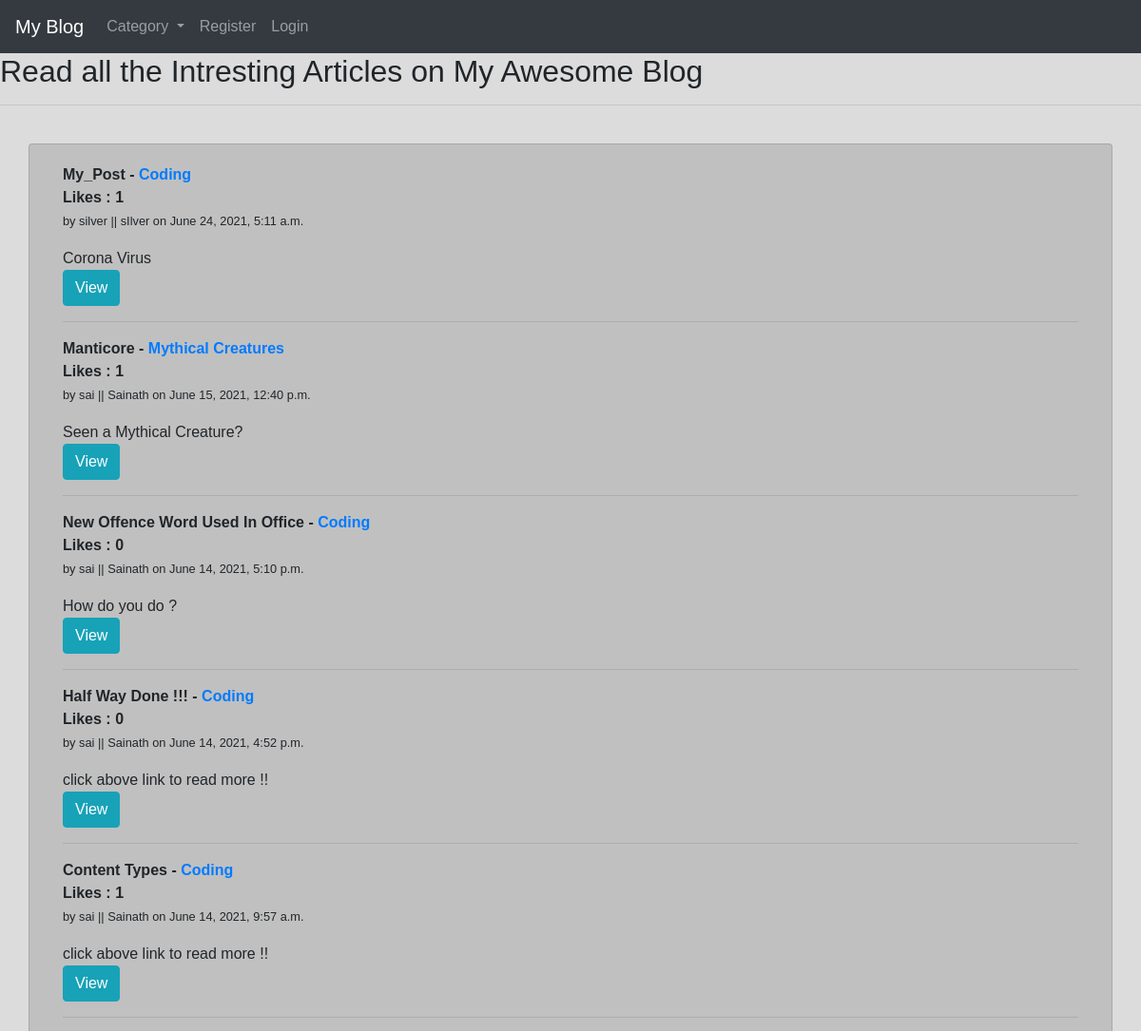
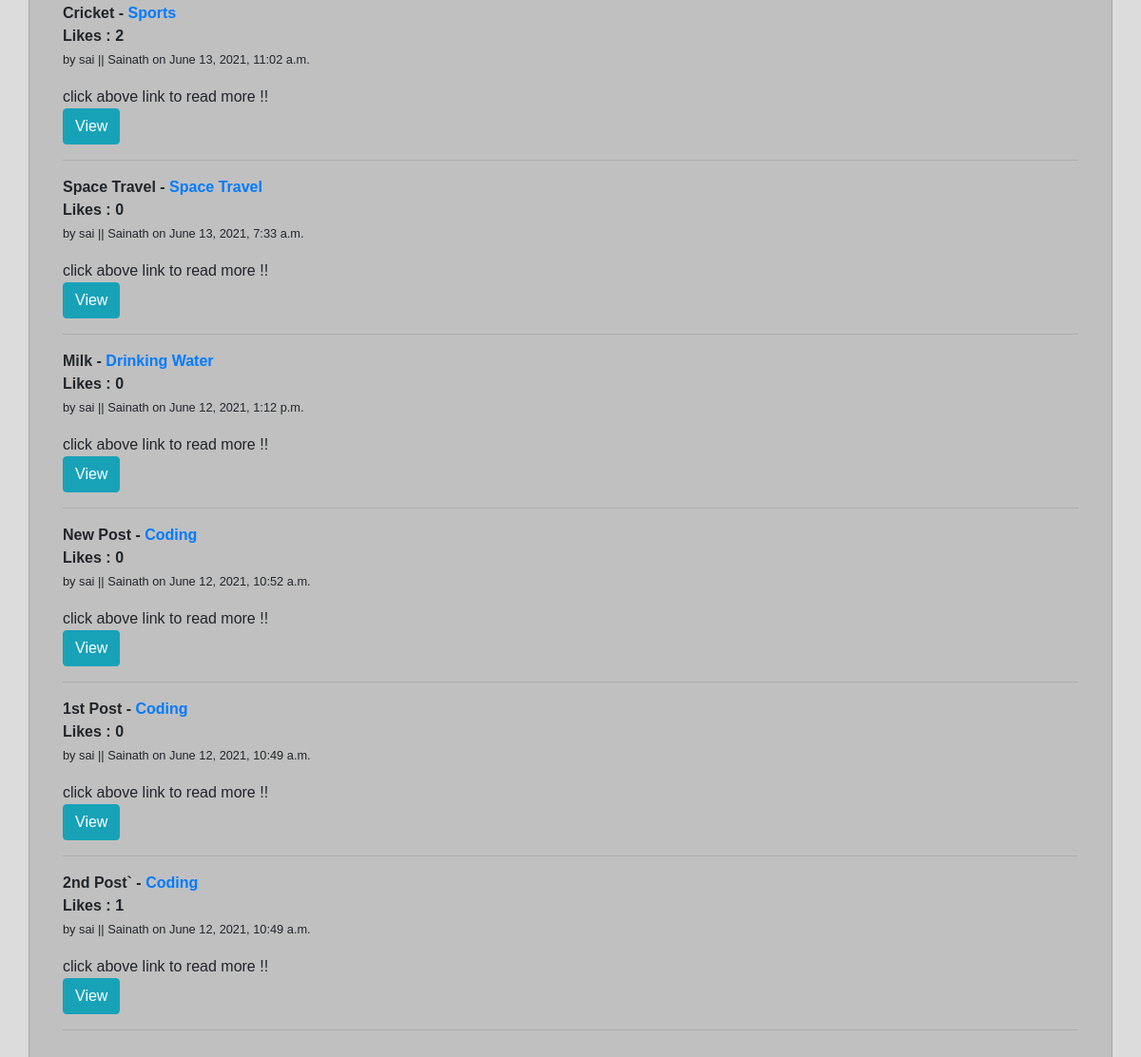
The page / on the database its author committed (2 pictures, top to bottom).
### theblog/models.py (models this page shows, shortened)
class Post(models.Model):
    title = models.CharField( max_length=500)
    title_tag = models.CharField( max_length=500,default  = 'Awesome Blog !')
    header_image = models.ImageField( upload_to='images/',null=True,blank=True)
    author = models.ForeignKey(User, on_delete=models.CASCADE)
    body = RichTextField()
    post_date = models.DateTimeField( auto_now=False, auto_now_add=True)
    cateogry = models.CharField( max_length=250,default='Coding')
    likes = models.ManyToManyField(User,related_name = 'blog_post')
    snippet = models.CharField( max_length=250,)
    def total_likes(self):
        return self.likes.count()

### theblog/views.py (the view)
# urls.py: path('', HomeView.as_view() ,name='index'),
class HomeView(ListView):
    model = Post
    template_name = 'index.html'
    ordering = ['-post_date']
    def get_context_data(self, *args, **kwargs):
        cat_menu = Category.objects.all()
        context = super(HomeView,self).get_context_data(*args,**kwargs)
        context['cat_menu'] = cat_menu
        return context

### theblog/models.py (called while the page is built)
    def __str__(self):
        return self.name

### theblog/templates/index.html (shortened to what this page needs)
{% extends 'base.html' %}
{% block content %}
    {% if  not user.is_authenticated %}
    <h2>Read all the Intresting Articles on My Awesome Blog </h2>
    <hr>
    {% endif %}
    <br>
<div class='container card' style ="background-color:silver;" >
    <div class ='card-body'>
    {% for post in  object_list %}
                <p><strong>{{post.title|title}} - <a href="{% url 'category' post.cateogry %}">{{post.cateogry|title}}</a>
                    <br> Likes : {{post.total_likes}} <br></strong>
                                        <small> by {{post.author}} || {{post.author.first_name}} on {{post.post_date}} </small>    <br>
                </p>
                {{post.snippet}}
                {% if user.id == post.author.id %}
                        <br> <a class = 'btn btn-info' href="{% url 'article_detail' post.pk %}"> View </a>
                        <a class="btn btn-secondary" href="{% url 'update_post' post.pk %}">Edit</a>
                        <a class="btn btn-danger" href="{% url 'delete_post' post.pk %}">Delete</a>
                        <br>
                        {% else %}
                        <br>
                        <a class = 'btn btn-info' href="{% url 'article_detail' post.pk %}"> View </a>
                    {% endif %}
                    <hr>
      {%empty%}
      No Posts yet!!
      {% endfor %}
    </div>
</div>
{% endblock content %}

### theblog/templates/base.html (shortened to what this page needs)
<!DOCTYPE html>
<html lang="en">
<head>
    <link rel="stylesheet" href="https://cdn.jsdelivr.net/npm/bootstrap@4.5.3/dist/css/bootstrap.min.css">
</head>
<body >
    <nav class="navbar navbar-expand-lg navbar-dark bg-dark">
      <a class="navbar-brand" href="{% url 'index' %}">My Blog</a>
      <div class="collapse navbar-collapse" id="navbarSupportedContent">
        <ul class="navbar-nav mr-auto">
            {% if cat_menu %}
          <li class="nav-item dropdown">
            <a class="nav-link dropdown-toggle" href="#" id="navbarDropdown" role="button" data-toggle="dropdown" aria-haspopup="true" aria-expanded="false">
              Category
            </a>
          </li>
          {% else %}
          <li class="nav-item">
            <a class="nav-link" href="{% url 'category_list' %}">All Categories</a>
          </li>
          {% endif %}
          {% if user.is_authenticated %}
          <li class="nav-item">
            <a class="nav-link" href="{% url 'add_post' %}">Add Post</a>
          </li>
          <li class="nav-item">
            <a class="nav-link" href="{% url 'add_category' %}">Add Category</a>
          </li>
      {% else %}
            <li class="nav-item">
              <a class="nav-link" href="{% url 'register' %}">Register</a>
            </li>
            <li class="nav-item">
              <a class="nav-link" href="{% url 'login' %}">Login</a>
            </li>
          </ul>
          {% endif %}
        </div>
      </nav>
    <div >
    {% block content %}
    {% endblock content %}
    </div>
</body>
</html>

### theblog/templates/base.html (style rules this page uses)
body { margin: 0; padding: 0; font-family: sans-serif; background:gainsboro; }

### rows shown on the page
Post: title "My_Post", cateogry "Coding", total_likes "1", author "silver", author.first_name "sIlver", post_date "June 24, 2021, 5:11 a.m.", snippet "Corona Virus", shows "View"
Post: title "Manticore", cateogry "Mythical Creatures", total_likes "1", author "sai", author.first_name "Sainath", post_date "June 15, 2021, 12:40 p.m.", snippet "Seen a Mythical Creature?", shows "View"
Post: title "New Offence Word Used In Office", cateogry "Coding", total_likes "0", author "sai", author.first_name "Sainath", post_date "June 14, 2021, 5:10 p.m.", snippet "How do you do ?", shows "View"
Post: title "Half Way Done !!!", cateogry "Coding", total_likes "0", author "sai", author.first_name "Sainath", post_date "June 14, 2021, 4:52 p.m.", snippet "click above link to read more !!", shows "View"
Post: title "Content Types", cateogry "Coding", total_likes "1", author "sai", author.first_name "Sainath", post_date "June 14, 2021, 9:57 a.m.", snippet "click above link to read more !!", shows "View"
Post: title "Cricket", cateogry "Sports", total_likes "2", author "sai", author.first_name "Sainath", post_date "June 13, 2021, 11:02 a.m.", snippet "click above link to read more !!", shows "View"
Post: title "Space Travel", cateogry "Space Travel", total_likes "0", author "sai", author.first_name "Sainath", post_date "June 13, 2021, 7:33 a.m.", snippet "click above link to read more !!", shows "View"
Post: title "Milk", cateogry "Drinking Water", total_likes "0", author "sai", author.first_name "Sainath", post_date "June 12, 2021, 1:12 p.m.", snippet "click above link to read more !!", shows "View"
Post: title "New Post", cateogry "Coding", total_likes "0", author "sai", author.first_name "Sainath", post_date "June 12, 2021, 10:52 a.m.", snippet "click above link to read more !!", shows "View"
Post: title "1st Post", cateogry "Coding", total_likes "0", author "sai", author.first_name "Sainath", post_date "June 12, 2021, 10:49 a.m.", snippet "click above link to read more !!", shows "View"
Post: title "2nd Post`", cateogry "Coding", total_likes "1", author "sai", author.first_name "Sainath", post_date "June 12, 2021, 10:49 a.m.", snippet "click above link to read more !!", shows "View"
